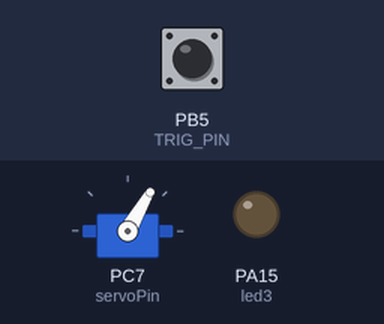
Simulated run of this sketch. Board: STM32 Blue Pill. Parts: servo, output pins drawn as LEDs (lit = HIGH). Inputs (shaded band) come from the test bench; at power-on: PB5 (TRIG_PIN) HIGH.

Above: at 1.2 s.
1.3 s: PB5 (TRIG_PIN) pulled LOW for 0.15 s
At 2.6 s:
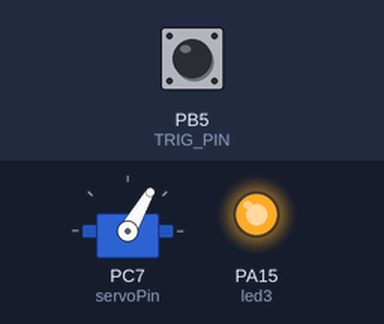
2.9 s: PB5 (TRIG_PIN) pulled LOW for 1 s
At 5.1 s:
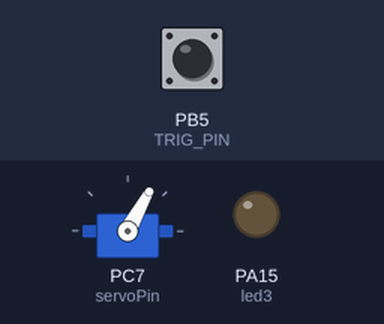
Timing chart, 0 to 6.6 s (numbered marks = the images above; inputs shaded):
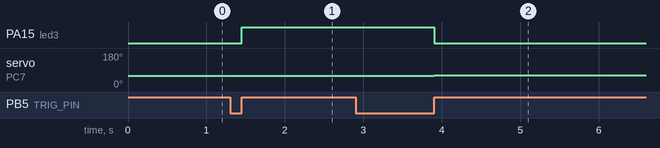

The sketch:

ServoControl.ino
```cpp
// (licence header left out)
//#include <libmaple/dac.h>
#include <Servo.h>
#include <SPI.h>
#include <Wire.h>

/*
  Testing servo control for 60 degrees of acquisition
*/

const int  TRIG_PIN = PB5;

Servo myservo;
uint32_t pos = 60;
int servoPin = PC7;

int led3 = PA15;


void emulator() {

  digitalWrite(led3, !digitalRead(led3));

  // let's repeat 3 pulses
  digitalWrite(SS, LOW);
  SPI.transfer(pos); //
  digitalWrite(SS, HIGH);
  digitalWrite(SS, LOW);
  SPI.transfer(pos); //
  digitalWrite(SS, HIGH);
  digitalWrite(SS, LOW);
  SPI.transfer(pos); //
  digitalWrite(SS, HIGH);

  delay(1); // wait for 1 ms for the board to do its acquisition

  myservo.write(pos);

  pos++;

}

void setup()
{

  digitalWrite(SS, HIGH);  // ensure SS stays high // PA4 par default
  SPI.begin ();
  SPI.setBitOrder(MSBFIRST);

  pinMode(TRIG_PIN, INPUT_PULLUP);
  attachInterrupt(TRIG_PIN, emulator, RISING); // update the servo position at each Poff end


  myservo.attach(servoPin);
  myservo.write(60); // initalize at 60

  pinMode(led3, OUTPUT);

}

void loop()
{
  /*
	 Nothing is needed here
  */

}
```

Measured:
- after the input at 1.3 s, PA15 (led3): LOW → HIGH after 0.15 s
- after the input at 2.9 s, PA15 (led3): HIGH → LOW after 1.0 s; servo on PC7 (servoPin): 60° → 61° after 1.0 s
